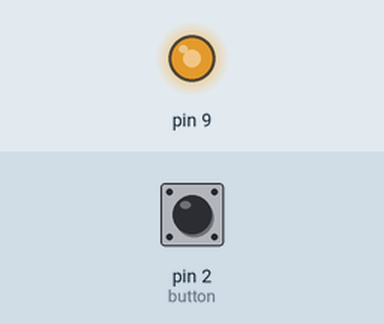
Simulated run of this program. Board: Arduino Nano, built with avr-gcc and run on an emulated ATmega328P. On the bench: output pins drawn as LEDs (lit = HIGH). Inputs (shaded band) come from the test bench; at power-on: pin 2 (button) HIGH.

Above: at 1.2 s.
1.3 s: pin 2 (button) pulled LOW for 0.15 s
At 1.9 s:
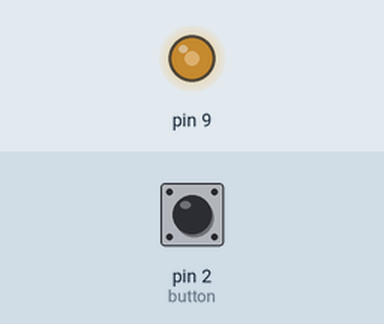
2.9 s: pin 2 (button) pulled LOW for 1 s
At 4.3 s:
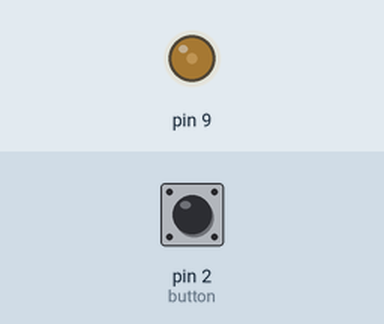
5.4 s: pin 2 (button) pulled LOW for 0.15 s
At 6.2 s:
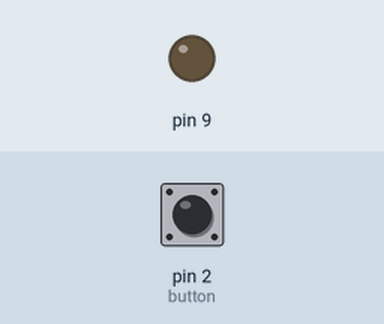
7.0 s: pin 2 (button) pulled LOW for 3.2 s
At 11.5 s:
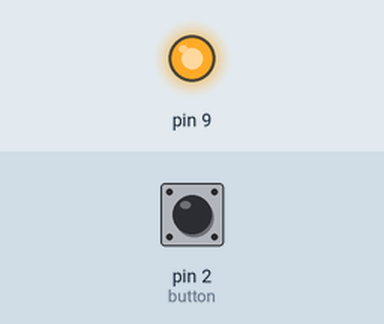
Timing chart, 0 to 12.7 s (numbered marks = the images above; inputs shaded):
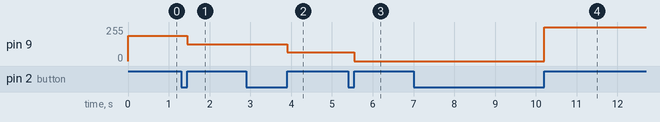

Measured:
- after the input at 1.3 s, pin 9: 191/255 → 127/255 after 0.15 s
- after the input at 2.9 s, pin 9: 127/255 → 64/255 after 1.0 s
- after the input at 5.4 s, pin 9: 64/255 → 0/255 after 0.15 s
- after the input at 7.0 s, pin 9: 0/255 → 255/255 after 3.2 s

The program:

main.cpp
```cpp
#include <Arduino.h>


const int motor = 9;
const int button = 2;

int motorstate = LOW;
int buttonState = LOW;
int lastButtonState = LOW;

void setup() {
  pinMode(button, INPUT_PULLUP);
}

void loop() {

buttonState = digitalRead(button);
if(buttonState == HIGH && lastButtonState == LOW){
    motorstate++;
    if (motorstate == 0){
        analogWrite(9, 255);

    }else if (motorstate == 1){
        analogWrite(9, 191);

    }else if (motorstate == 2){
        analogWrite(9, 127);

    }else if (motorstate == 3){
        analogWrite(9, 64);

    }else if (motorstate == 4){
        analogWrite(9, 0);

    }else if (motorstate == 5){
        analogWrite(9, 255);
        motorstate = 0;
    }
}
lastButtonState = buttonState;
}
```
